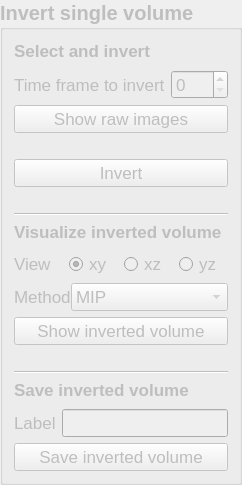
            <widget class="QGroupBox" name="groupBox_invert_single_volume">
             <property name="enabled">
              <bool>false</bool>
             </property>
             <property name="font">
              <font>
               <pointsize>15</pointsize>
               <weight>75</weight>
               <bold>true</bold>
              </font>
             </property>
             <property name="title">
              <string>Invert single volume</string>
             </property>
             <layout class="QVBoxLayout" name="verticalLayout_6">
              <property name="spacing">
               <number>-1</number>
              </property>
              <item>
               <widget class="QLabel" name="label_5">
                <property name="font">
                 <font>
                  <pointsize>13</pointsize>
                  <weight>75</weight>
                  <bold>true</bold>
                 </font>
                </property>
                <property name="text">
                 <string>Select and invert</string>
                </property>
               </widget>
              </item>
              <item>
               <spacer name="verticalSpacer_11">
                <property name="orientation">
                 <enum>Qt::Vertical</enum>
                </property>
                <property name="sizeType">
                 <enum>QSizePolicy::Fixed</enum>
                </property>
                <property name="sizeHint" stdset="0">
                 <size>
                  <width>20</width>
                  <height>3</height>
                 </size>
                </property>
               </spacer>
              </item>
              <item>
               <layout class="QGridLayout" name="gridLayout_25" columnstretch="2,0">
                <item row="0" column="1">
                 <widget class="QSpinBox" name="spinBox_t_frame_index">
                  <property name="enabled">
                   <bool>false</bool>
                  </property>
                  <property name="font">
                   <font>
                    <pointsize>13</pointsize>
                    <weight>50</weight>
                    <bold>false</bold>
                   </font>
                  </property>
                  <property name="minimum">
                   <number>0</number>
                  </property>
                  <property name="maximum">
                   <number>999</number>
                  </property>
                 </widget>
                </item>
                <item row="0" column="0">
                 <widget class="QLabel" name="label_t_frame_index">
                  <property name="enabled">
                   <bool>false</bool>
                  </property>
                  <property name="font">
                   <font>
                    <pointsize>13</pointsize>
                    <weight>50</weight>
                    <bold>false</bold>
                   </font>
                  </property>
                  <property name="text">
                   <string>Time frame to invert</string>
                  </property>
                  <property name="wordWrap">
                   <bool>true</bool>
                  </property>
                 </widget>
                </item>
               </layout>
              </item>
              <item>
               <widget class="QPushButton" name="pushButton_show_raw_im">
                <property name="font">
                 <font>
                  <pointsize>13</pointsize>
                  <weight>50</weight>
                  <bold>false</bold>
                 </font>
                </property>
                <property name="text">
                 <string>Show raw images</string>
                </property>
               </widget>
              </item>
              <item>
               <spacer name="verticalSpacer_10">
                <property name="orientation">
                 <enum>Qt::Vertical</enum>
                </property>
                <property name="sizeType">
                 <enum>QSizePolicy::Fixed</enum>
                </property>
                <property name="sizeHint" stdset="0">
                 <size>
                  <width>20</width>
                  <height>20</height>
                 </size>
                </property>
               </spacer>
              </item>
              <item>
               <widget class="QPushButton" name="pushButton_invert">
                <property name="font">
                 <font>
                  <pointsize>13</pointsize>
                  <weight>50</weight>
                  <bold>false</bold>
                 </font>
                </property>
                <property name="text">
                 <string>Invert</string>
                </property>
               </widget>
              </item>
              <item>
               <spacer name="verticalSpacer_9">
                <property name="orientation">
                 <enum>Qt::Vertical</enum>
                </property>
                <property name="sizeType">
                 <enum>QSizePolicy::Fixed</enum>
                </property>
                <property name="sizeHint" stdset="0">
                 <size>
                  <width>25</width>
                  <height>20</height>
                 </size>
                </property>
               </spacer>
              </item>
              <item>
               <widget class="Line" name="line_13">
                <property name="orientation">
                 <enum>Qt::Horizontal</enum>
                </property>
               </widget>
              </item>
              <item>
               <widget class="QLabel" name="label_37">
                <property name="font">
                 <font>
                  <pointsize>13</pointsize>
                  <weight>75</weight>
                  <bold>true</bold>
                 </font>
                </property>
                <property name="text">
                 <string>Visualize inverted volume</string>
                </property>
               </widget>
              </item>
              <item>
               <spacer name="verticalSpacer_12">
                <property name="orientation">
                 <enum>Qt::Vertical</enum>
                </property>
                <property name="sizeType">
                 <enum>QSizePolicy::Fixed</enum>
                </property>
                <property name="sizeHint" stdset="0">
                 <size>
                  <width>20</width>
                  <height>3</height>
                 </size>
                </property>
               </spacer>
              </item>
              <item>
               <layout class="QGridLayout" name="gridLayout_27">
                <property name="leftMargin">
                 <number>0</number>
                </property>
                <property name="topMargin">
                 <number>0</number>
                </property>
                <item row="0" column="0">
                 <widget class="QLabel" name="label_plot_view">
                  <property name="enabled">
                   <bool>false</bool>
                  </property>
                  <property name="font">
                   <font>
                    <pointsize>13</pointsize>
                    <weight>50</weight>
                    <bold>false</bold>
                   </font>
                  </property>
                  <property name="text">
                   <string>View</string>
                  </property>
                 </widget>
                </item>
                <item row="0" column="1">
                 <widget class="QRadioButton" name="radioButton_plot_xy">
                  <property name="enabled">
                   <bool>false</bool>
                  </property>
                  <property name="font">
                   <font>
                    <pointsize>13</pointsize>
                    <weight>50</weight>
                    <bold>false</bold>
                   </font>
                  </property>
                  <property name="text">
                   <string>xy</string>
                  </property>
                  <property name="checked">
                   <bool>true</bool>
                  </property>
                 </widget>
                </item>
                <item row="0" column="2">
                 <widget class="QRadioButton" name="radioButton_plot_xz">
                  <property name="enabled">
                   <bool>false</bool>
                  </property>
                  <property name="font">
                   <font>
                    <pointsize>13</pointsize>
                    <weight>50</weight>
                    <bold>false</bold>
                   </font>
                  </property>
                  <property name="text">
                   <string>xz</string>
                  </property>
                  <property name="checked">
                   <bool>false</bool>
                  </property>
                 </widget>
                </item>
                <item row="0" column="3">
                 <widget class="QRadioButton" name="radioButton_plot_yz">
                  <property name="enabled">
                   <bool>false</bool>
                  </property>
                  <property name="font">
                   <font>
                    <pointsize>13</pointsize>
                    <weight>50</weight>
                    <bold>false</bold>
                   </font>
                  </property>
                  <property name="text">
                   <string>yz</string>
                  </property>
                 </widget>
                </item>
               </layout>
              </item>
              <item>
               <layout class="QGridLayout" name="gridLayout_28" columnstretch="1,3">
                <property name="leftMargin">
                 <number>0</number>
                </property>
                <property name="topMargin">
                 <number>0</number>
                </property>
                <property name="horizontalSpacing">
                 <number>0</number>
                </property>
                <property name="verticalSpacing">
                 <number>10</number>
                </property>
                <item row="0" column="1">
                 <widget class="QComboBox" name="comboBox_plot_mode">
                  <property name="enabled">
                   <bool>false</bool>
                  </property>
                  <property name="font">
                   <font>
                    <pointsize>13</pointsize>
                    <weight>50</weight>
                    <bold>false</bold>
                   </font>
                  </property>
                  <item>
                   <property name="text">
                    <string>MIP</string>
                   </property>
                  </item>
                  <item>
                   <property name="text">
                    <string>Average</string>
                   </property>
                  </item>
                  <item>
                   <property name="text">
                    <string>Stack</string>
                   </property>
                  </item>
                 </widget>
                </item>
                <item row="0" column="0">
                 <widget class="QLabel" name="label_4">
                  <property name="font">
                   <font>
                    <pointsize>13</pointsize>
                    <weight>50</weight>
                    <bold>false</bold>
                   </font>
                  </property>
                  <property name="text">
                   <string>Method</string>
                  </property>
                 </widget>
                </item>
               </layout>
              </item>
              <item>
               <widget class="QPushButton" name="pushButton_show_inverted">
                <property name="enabled">
                 <bool>false</bool>
                </property>
                <property name="font">
                 <font>
                  <pointsize>13</pointsize>
                  <weight>50</weight>
                  <bold>false</bold>
                 </font>
                </property>
                <property name="text">
                 <string>Show inverted volume</string>
                </property>
               </widget>
              </item>
              <item>
               <spacer name="verticalSpacer_16">
                <property name="orientation">
                 <enum>Qt::Vertical</enum>
                </property>
                <property name="sizeType">
                 <enum>QSizePolicy::Fixed</enum>
                </property>
                <property name="sizeHint" stdset="0">
                 <size>
                  <width>20</width>
                  <height>20</height>
                 </size>
                </property>
               </spacer>
              </item>
              <item>
               <widget class="Line" name="line_14">
                <property name="orientation">
                 <enum>Qt::Horizontal</enum>
                </property>
               </widget>
              </item>
              <item>
               <widget class="QLabel" name="label_6">
                <property name="font">
                 <font>
                  <pointsize>13</pointsize>
                  <weight>75</weight>
                  <bold>true</bold>
                 </font>
                </property>
                <property name="text">
                 <string>Save inverted volume</string>
                </property>
               </widget>
              </item>
              <item>
               <spacer name="verticalSpacer_13">
                <property name="orientation">
                 <enum>Qt::Vertical</enum>
                </property>
                <property name="sizeType">
                 <enum>QSizePolicy::Fixed</enum>
                </property>
                <property name="sizeHint" stdset="0">
                 <size>
                  <width>20</width>
                  <height>3</height>
                 </size>
                </property>
               </spacer>
              </item>
              <item>
               <layout class="QGridLayout" name="gridLayout_26" columnstretch="0,1">
                <property name="leftMargin">
                 <number>0</number>
                </property>
                <property name="horizontalSpacing">
                 <number>-1</number>
                </property>
                <property name="verticalSpacing">
                 <number>0</number>
                </property>
                <item row="0" column="0">
                 <widget class="QLabel" name="label_save_label">
                  <property name="enabled">
                   <bool>false</bool>
                  </property>
                  <property name="font">
                   <font>
                    <pointsize>13</pointsize>
                    <weight>50</weight>
                    <bold>false</bold>
                   </font>
                  </property>
                  <property name="text">
                   <string>Label</string>
                  </property>
                  <property name="wordWrap">
                   <bool>true</bool>
                  </property>
                 </widget>
                </item>
                <item row="0" column="1">
                 <widget class="QLineEdit" name="lineEdit_save_label">
                  <property name="enabled">
                   <bool>false</bool>
                  </property>
                  <property name="font">
                   <font>
                    <pointsize>13</pointsize>
                    <weight>50</weight>
                    <bold>false</bold>
                   </font>
                  </property>
                  <property name="text">
                   <string/>
                  </property>
                 </widget>
                </item>
               </layout>
              </item>
              <item>
               <widget class="QPushButton" name="pushButton_save_inverted">
                <property name="enabled">
                 <bool>false</bool>
                </property>
                <property name="font">
                 <font>
                  <pointsize>13</pointsize>
                  <weight>50</weight>
                  <bold>false</bold>
                 </font>
                </property>
                <property name="text">
                 <string>Save inverted volume</string>
                </property>
               </widget>
              </item>
              <item>
               <spacer name="verticalSpacer_6">
                <property name="orientation">
                 <enum>Qt::Vertical</enum>
                </property>
                <property name="sizeType">
                 <enum>QSizePolicy::MinimumExpanding</enum>
                </property>
                <property name="sizeHint" stdset="0">
                 <size>
                  <width>20</width>
                  <height>0</height>
                 </size>
                </property>
               </spacer>
              </item>
             </layout>
            </widget>
